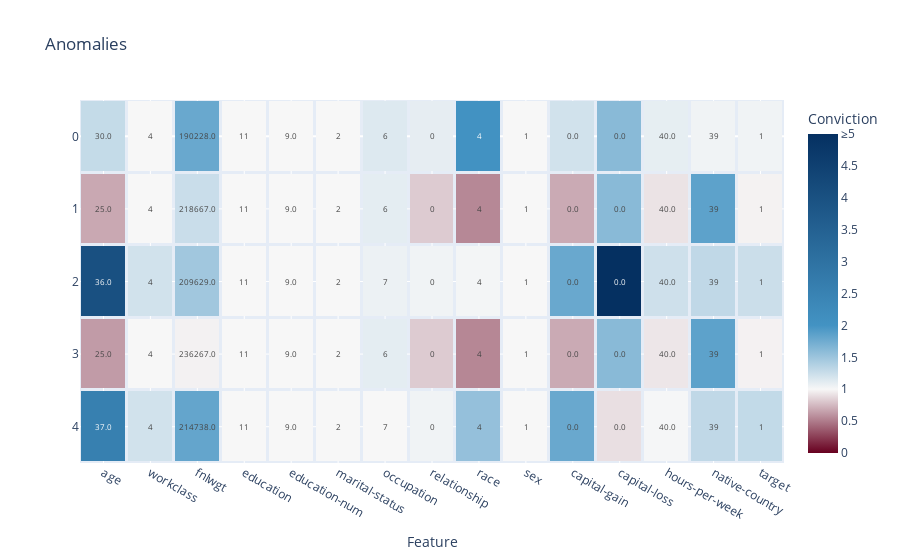

The code cell stored with this chart in its notebook:
### Code cell
fig = plot_anomalies(inliers, inlier_case_feature_residual_convictions)
fig.show(width=1500, height=750)

### Figure 1 — Plotly figure (JSON) as saved in the notebook; plotly's stock layout.template omitted (floating-point values rounded to 4 significant figures)
{"data": [{"coloraxis": "coloraxis", "hovertemplate": "Conviction=%{z}", "name": "Outliers", "text": [["30.0", "4", "190228.0", "11", "9.0", "2", "6", "0", "4", "1", "0.0", "0.0", "40.0", "39", "1", "0.3127799732023666", "198", "6502d99f-b718-4e36-87bd-8081d37313fb", "1.3261183121753812", "inlier"], ["25.0", "4", "218667.0", "11", "9.0", "2", "6", "0", "4", "1", "0.0", "0.0", "40.0", "39", "1", "0.3149761716785942", "881", "6502d99f-b718-4e36-87bd-8081d37313fb", "1.434950822384037", "inlier"], ["36.0", "4", "209629.0", "11", "9.0", "2", "7", "0", "4", "1", "0.0", "0.0", "40.0", "39", "1", "0.3195957259525415", "404", "6502d99f-b718-4e36-87bd-8081d37313fb", "1.4647452376550265", "inlier"], ["25.0", "4", "236267.0", "11", "9.0", "2", "6", "0", "4", "1", "0.0", "0.0", "40.0", "39", "1", "0.32451414290871683", "269", "6502d99f-b718-4e36-87bd-8081d37313fb", "1.5030732711610015", "inlier"], ["37.0", "4", "214738.0", "11", "9.0", "2", "7", "0", "4", "1", "0.0", "0.0", "40.0", "39", "1", "0.33002636339082564", "177", "6502d99f-b718-4e36-87bd-8081d37313fb", "1.5392174722718743", "inlier"]], "texttemplate": "%{text}", "type": "heatmap", "x": ["age", "workclass", "fnlwgt", "education", "education-num", "marital-status", "occupation", "relationship", "race", "sex", "capital-gain", "capital-loss", "hours-per-week", "native-country", "target"], "xgap": 3, "y": [0, 1, 2, 3, 4], "ygap": 3, "z": [[1.282, 1.0, 1.788, 1.0, 1.0, 1.0, 1.142, 1.097, 2.038, 1.0, 1.212, 1.613, 1.093, 1.041, 1.036], [0.6811, 1.0, 1.258, 1.0, 1.0, 1.0, 1.103, 0.822, 0.5499, 1.0, 0.6882, 1.613, 0.9175, 1.853, 0.9783], [4.022, 1.211, 1.477, 1.0, 1.0, 1.0, 1.06, 1.038, 1.025, 1.0, 1.79, 6.502, 1.228, 1.307, 1.247], [0.6278, 1.0, 0.9752, 1.0, 1.0, 1.0, 1.103, 0.8223, 0.5473, 1.0, 0.6882, 1.613, 0.9319, 1.853, 0.9777], [2.588, 1.212, 1.818, 1.0, 1.0, 1.0, 1.002, 1.038, 1.546, 1.0, 1.79, 0.9013, 1.009, 1.307, 1.293]]}], "layout": {"coloraxis": {"cmax": 5, "cmin": 0, "colorbar": {"ticktext": ["0", "0.5", "1", "1.5", "2", "2.5", "3", "3.5", "4", "4.5", "≥5"], "tickvals": [0, 0.5, 1, 1.5, 2, 2.5, 3, 3.5, 4, 4.5, 5], "title": {"text": "Conviction"}}, "colorscale": [[0, "rgb(103,0,31)"], [0.2, "rgb(247, 247, 247)"], [0.4, "rgb(67,147,195)"], [1, "rgb(5,48,97)"]]}, "title": {"text": "Anomalies"}, "xaxis": {"anchor": "y", "domain": [0, 1], "title": {"text": "Feature"}}, "yaxis": {"anchor": "x", "autorange": "reversed", "domain": [0, 1], "title": {}}}}
